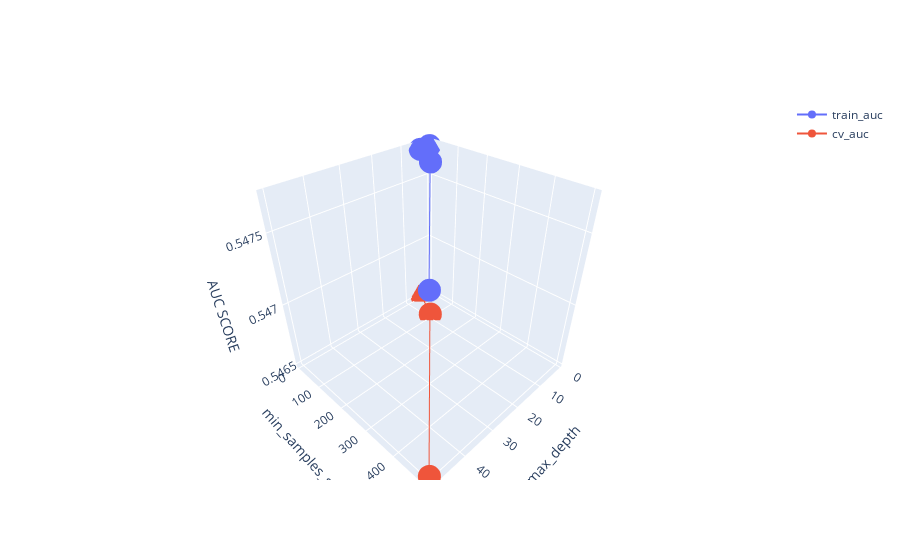

Notebook code cell kept with this figure:
### Code cell
trace1 = go.Scatter3d(x=x1,y=y1,z=z1, name="train_auc")
trace2 = go.Scatter3d(x=x1,y=y1,z=z2, name="cv_auc")
data = [trace1, trace2]
layout = go.Layout(scene = dict(
 xaxis = dict(title='max_depth'),
 yaxis = dict(title='min_samples_split'),
 zaxis = dict(title='AUC SCORE'),))
fig = go.Figure(data=data, layout=layout)
offline.iplot(fig, filename='3d-scatter-colorscale')
#fig.show(renderer="colab")
plt.show()

### Figure 1 — Plotly figure (JSON) as saved in the notebook; plotly's stock layout.template omitted (floating-point values rounded to 4 significant figures)
{"data": [{"name": "train_auc", "type": "scatter3d", "x": [1, 5, 10, 50], "y": [5, 10, 100, 500], "z": [0.5477, 0.5477, 0.5477, 0.5477, 0.6469, 0.6469, 0.6465, 0.6457, 0.7452, 0.7438, 0.7282, 0.7093, 0.9829, 0.976, 0.9201, 0.8381]}, {"name": "cv_auc", "type": "scatter3d", "x": [1, 5, 10, 50], "y": [5, 10, 100, 500], "z": [0.5465, 0.5465, 0.5465, 0.5465, 0.6304, 0.6303, 0.6304, 0.6309, 0.6428, 0.6427, 0.6431, 0.6505, 0.5696, 0.5699, 0.5869, 0.6108]}], "layout": {"scene": {"xaxis": {"title": {"text": "max_depth"}}, "yaxis": {"title": {"text": "min_samples_split"}}, "zaxis": {"title": {"text": "AUC SCORE"}}}}}
